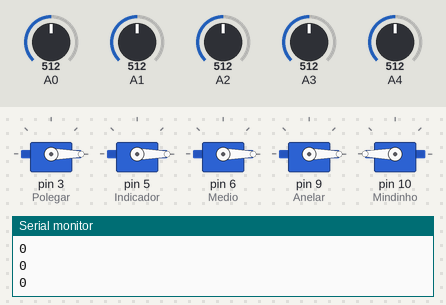
This sketch was run on a simulated Arduino Uno, built with avr-gcc and run on an emulated ATmega328P. Shown: 5 × servo, the last lines printed to the serial monitor. The test bench sets the inputs (shaded band); at power-on: A0 = 512, A1 = 512, A2 = 512, A3 = 512, A4 = 512.

Above: at 1.2 s.
1.3 s: A0 set to 520
3.4 s: A1 set to 523
At 4.8 s:
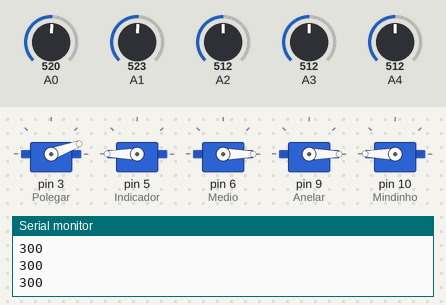
5.3 s: A2 set to 525
At 5.81 s:
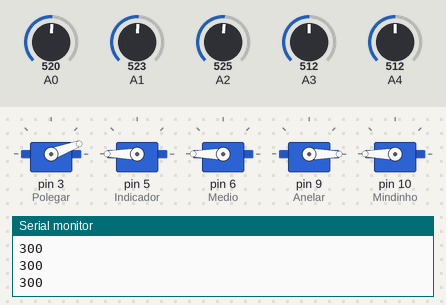
7.4 s: A3 set to 716
At 9.1 s:
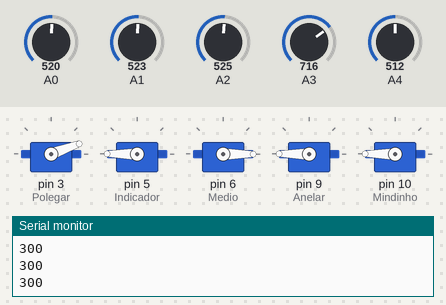
9.4 s: A4 set to 716
At 9.8 s:
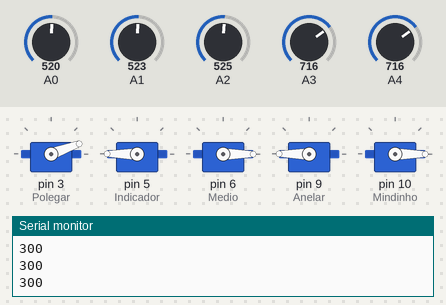
10.9 s: A1 set to 490
At 12.5 s:
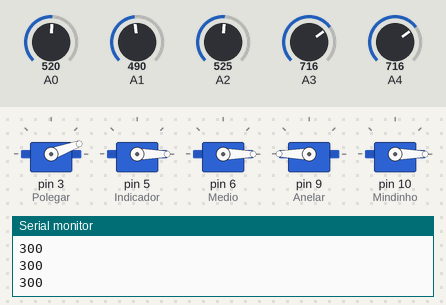
Timing chart, 0 to 13.7 s (numbered marks = the images above; inputs shaded):
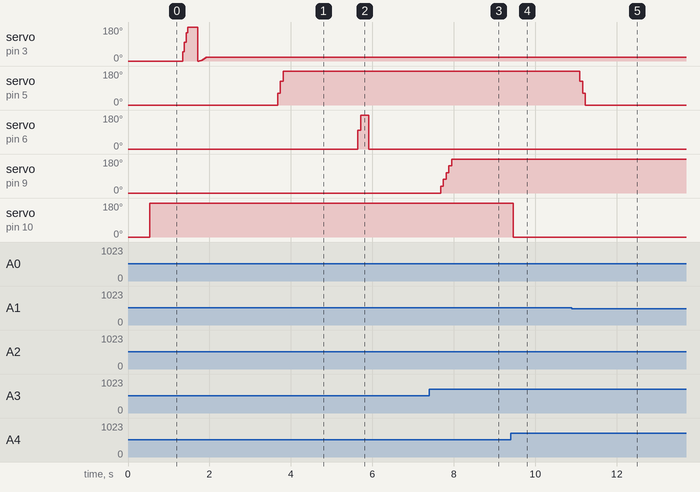

The sketch:

Mao_robotica.ino
```cpp
#include <Servo.h>

int maximo1 = 0;
int minimo1 = 1024;
int maximo2 = 0;
int minimo2 = 1024;
int maximo3 = 0;
int minimo3 = 1024;
int maximo4 = 0;
int minimo4 = 1024;
int maximo5 = 0;
int minimo5 = 1024;


int val_sensor;
int amostras = 50;

int output_f =0;;
int output;
 int outputs1[50 ];
 int outputs2[50 ];
 int outputs3[50 ];
 int outputs4[50 ];
 int outputs5[50 ];


Servo Polegar;
Servo Indicador;
Servo Medio;
Servo Anelar;
Servo Mindinho;
void setup(){
//A3 e
 Polegar.attach(3);
 Indicador.attach(5);
 Medio.attach(6);
 Anelar.attach(9);
 Mindinho.attach(10);
 Serial.begin(9600);

}

void loop(){

  //SENSOR 1 - POLEGAR
    val_sensor = analogRead(A0);
    if(val_sensor < 1023 && val_sensor > 500){
    if (val_sensor > maximo1){
      maximo1 = val_sensor;
    }
    if (val_sensor < minimo1){
      minimo1 = val_sensor;
    }
    output = map (val_sensor, minimo1, maximo1, 0, 300);
   // Serial.println(output);


for(int i =0; i<amostras-1; i++){
  outputs1[i] = outputs1[i+1];
}
outputs1[amostras-1]=output;
output_f=0;
for(int i =0; i<amostras; i++){
  output_f += outputs1[i];
}
output_f = output_f/amostras;
output_f = output_f/20;
output_f = output_f*20;
  Serial.println(output_f);

  //Polegar.write(output_f);
  Polegar.write(map(output_f, 0, 100, 0, 250));
    }


//SENSOR 2 - iNDICADOR
    val_sensor = analogRead(A1);
    if(val_sensor != 1023 && val_sensor !=0){
    if (val_sensor > maximo2){
      maximo2 = val_sensor;
    }
    if (val_sensor < minimo2){
      minimo2 = val_sensor;
    }
    output = map (val_sensor, minimo2, maximo2, 0, 180);
    //Serial.println(output);


for(int i =0; i<amostras-1; i++){
  outputs2[i] = outputs2[i+1];
}
outputs2[amostras-1]=output;
output_f=0;
for(int i =0; i<amostras; i++){
  output_f += outputs2[i];
}
output_f = output_f/amostras;
output_f = output_f/20;
output_f = output_f*20;
  //Serial.println(output_f);
  //Indicador.write(output_f);
  Indicador.write(map(output_f, 60, 140, 0, 250));
    }


//SENSOR 3 - MEDIO
    val_sensor = analogRead(A2);
    if(val_sensor != 1023){
    if (val_sensor > maximo3){
      maximo3 = val_sensor;
    }
    if (val_sensor < minimo3){
      minimo3 = val_sensor;
    }
    output = map (val_sensor, minimo3, maximo3, 0, 180);
   // Serial.println(output);


for(int i =0; i<amostras-1; i++){
  outputs3[i] = outputs3[i+1];
}
outputs3[amostras-1]=output;
output_f=0;
for(int i =0; i<amostras; i++){
  output_f += outputs3[i];
}
output_f = output_f/amostras;
output_f = output_f/20;
output_f = output_f*20;
  //Serial.println(output_f);
  //Medio.write(output_f);
  Medio.write(map(output_f, 80, 130, 0, 250));
    }


    //SENSOR 4 - ANELAR
    val_sensor = analogRead(A3);
    if(val_sensor != 1023){
    if (val_sensor > maximo4){
      maximo4 = val_sensor;
    }
    if (val_sensor < minimo4){
      minimo4 = val_sensor;
    }
    output = map (val_sensor, minimo4, maximo4, 0, 180);
   // Serial.println(output);


for(int i =0; i<amostras-1; i++){
  outputs4[i] = outputs4[i+1];
}
outputs4[amostras-1]=output;
output_f=0;
for(int i =0; i<amostras; i++){
  output_f += outputs4[i];
}
output_f = output_f/amostras;
output_f = output_f/20;
output_f = output_f*20;
  //Serial.println(output_f);
  //Anelar.write(output_f);
  Anelar.write(map(output_f, 60, 160, 0, 180));
    }


  //SENSOR 5 - MINDINHO
    val_sensor = analogRead(A4);
    if(val_sensor != 1023){
    if (val_sensor > maximo5){
      maximo5 = val_sensor;
    }
    if (val_sensor < minimo5){
      minimo5 = val_sensor;
    }
    output = map (val_sensor, minimo5, maximo5, 180, 0);
   // Serial.println(output);


for(int i =0; i<amostras-1; i++){
  outputs5[i] = outputs5[i+1];
}
outputs5[amostras-1]=output;
output_f=0;
for(int i =0; i<amostras; i++){
  output_f += outputs5[i];
}
output_f = output_f/amostras;
output_f = output_f/20;
output_f = output_f*10;
  //Serial.println(output_f);
  //Mindinho.write(output_f);
  Mindinho.write(map(output_f, 70, 80, 0, 180));
    }
    delay(10);
  }
```

Measured:
- the behaviour switches between 512 and 513 on A1 (found by bisection; images 0 and 1)
- the behaviour switches between 512 and 513 on A2 (found by bisection; images 1 and 2)
- after the input at 3.4 s, servo on pin 5 (Indicador): 0° → 62° after 0.27 s, → 125° 0.06 s later, → 180° 0.07 s later
- after the input at 5.3 s, servo on pin 6 (Medio): 0° → 100° after 0.34 s, → 180° 0.07 s later, → 0° 0.20 s later
- after the input at 7.4 s, servo on pin 9 (Anelar): moves from 0° to 180° over 0.27 s, starting after 0.28 s
- after the input at 9.4 s, servo on pin 10 (Mindinho): 180° → 0° after 0.06 s
- after the input at 10.9 s, servo on pin 5 (Indicador): 180° → 125° after 0.20 s, → 62° 0.07 s later, → 0° 0.06 s later
